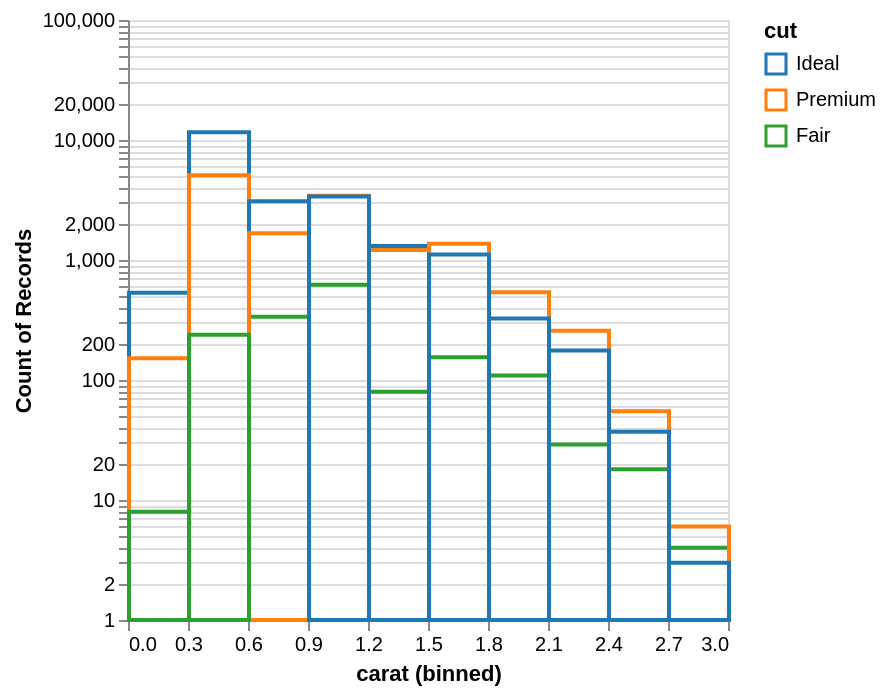

The code cell stored with this chart in its notebook:
### Code cell
alt.Chart(data_sel).mark_bar(
    opacity=1.,
    binSpacing=0,
    filled=False,
    strokeWidth=2
).encode(
    alt.X('carat').bin(step=3/10,extent=[0,3]),
    alt.Y('count()').stack(None).scale(type="log"),
    alt.Color("cut").scale(scheme="category10")
)
# note here also the difficulty of distinguishing the lines when all the vertical steps coincide
# however: different bin specs will also look horribly

### Figure 1 — Vega specification as saved in the notebook (floating-point values rounded to 4 significant figures)
{"$schema": "https://vega.github.io/schema/vega/v5.json", "data": [{"name": "source_0"}, {"name": "data_0", "values": [{"__count": 534, "bin_step_0_3_extent_0_3_carat": 0.0, "bin_step_0_3_extent_0_3_carat_end": 0.3, "cut": "Ideal"}, {"__count": 152, "bin_step_0_3_extent_0_3_carat": 0.0, "bin_step_0_3_extent_0_3_carat_end": 0.3, "cut": "Premium"}, {"__count": 8, "bin_step_0_3_extent_0_3_carat": 0.0, "bin_step_0_3_extent_0_3_carat_end": 0.3, "cut": "Fair"}, {"__count": 11577, "bin_step_0_3_extent_0_3_carat": 0.3, "bin_step_0_3_extent_0_3_carat_end": 0.6, "cut": "Ideal"}, {"__count": 5093, "bin_step_0_3_extent_0_3_carat": 0.3, "bin_step_0_3_extent_0_3_carat_end": 0.6, "cut": "Premium"}, {"__count": 3088, "bin_step_0_3_extent_0_3_carat": 0.6, "bin_step_0_3_extent_0_3_carat_end": 0.9, "cut": "Ideal"}, {"__count": 336, "bin_step_0_3_extent_0_3_carat": 0.6, "bin_step_0_3_extent_0_3_carat_end": 0.9, "cut": "Fair"}, {"__count": 623, "bin_step_0_3_extent_0_3_carat": 0.9, "bin_step_0_3_extent_0_3_carat_end": 1.2, "cut": "Fair"}, {"__count": 1668, "bin_step_0_3_extent_0_3_carat": 0.6, "bin_step_0_3_extent_0_3_carat_end": 0.9, "cut": "Premium"}, {"__count": 3425, "bin_step_0_3_extent_0_3_carat": 0.9, "bin_step_0_3_extent_0_3_carat_end": 1.2, "cut": "Premium"}, {"__count": 3390, "bin_step_0_3_extent_0_3_carat": 0.9, "bin_step_0_3_extent_0_3_carat_end": 1.2, "cut": "Ideal"}, {"__count": 238, "bin_step_0_3_extent_0_3_carat": 0.3, "bin_step_0_3_extent_0_3_carat_end": 0.6, "cut": "Fair"}, {"__count": 80, "bin_step_0_3_extent_0_3_carat": 1.2, "bin_step_0_3_extent_0_3_carat_end": 1.5, "cut": "Fair"}, {"__count": 1214, "bin_step_0_3_extent_0_3_carat": 1.2, "bin_step_0_3_extent_0_3_carat_end": 1.5, "cut": "Premium"}, {"__count": 155, "bin_step_0_3_extent_0_3_carat": 1.5, "bin_step_0_3_extent_0_3_carat_end": 1.8, "cut": "Fair"}, {"__count": 1306, "bin_step_0_3_extent_0_3_carat": 1.2, "bin_step_0_3_extent_0_3_carat_end": 1.5, "cut": "Ideal"}, {"__count": 1369, "bin_step_0_3_extent_0_3_carat": 1.5, "bin_step_0_3_extent_0_3_carat_end": 1.8, "cut": "Premium"}, {"__count": 539, "bin_step_0_3_extent_0_3_carat": 1.8, "bin_step_0_3_extent_0_3_carat_end": 2.1, "cut": "Premium"}, {"__count": 109, "bin_step_0_3_extent_0_3_carat": 1.8, "bin_step_0_3_extent_0_3_carat_end": 2.1, "cut": "Fair"}, {"__count": 1111, "bin_step_0_3_extent_0_3_carat": 1.5, "bin_step_0_3_extent_0_3_carat_end": 1.8, "cut": "Ideal"}, {"__count": 29, "bin_step_0_3_extent_0_3_carat": 2.1, "bin_step_0_3_extent_0_3_carat_end": 2.4, "cut": "Fair"}, {"__count": 18, "bin_step_0_3_extent_0_3_carat": 2.4, "bin_step_0_3_extent_0_3_carat_end": 2.7, "cut": "Fair"}, {"__count": 257, "bin_step_0_3_extent_0_3_carat": 2.1, "bin_step_0_3_extent_0_3_carat_end": 2.4, "cut": "Premium"}, {"__count": 4, "bin_step_0_3_extent_0_3_carat": 2.7, "bin_step_0_3_extent_0_3_carat_end": 3.0, "cut": "Fair"}, {"__count": 325, "bin_step_0_3_extent_0_3_carat": 1.8, "bin_step_0_3_extent_0_3_carat_end": 2.1, "cut": "Ideal"}, {"__count": 55, "bin_step_0_3_extent_0_3_carat": 2.4, "bin_step_0_3_extent_0_3_carat_end": 2.7, "cut": "Premium"}, {"__count": 176, "bin_step_0_3_extent_0_3_carat": 2.1, "bin_step_0_3_extent_0_3_carat_end": 2.4, "cut": "Ideal"}, {"__count": 6, "bin_step_0_3_extent_0_3_carat": 2.7, "bin_step_0_3_extent_0_3_carat_end": 3.0, "cut": "Premium"}, {"__count": 3, "bin_step_0_3_extent_0_3_carat": 2.7, "bin_step_0_3_extent_0_3_carat_end": 3.0, "cut": "Ideal"}, {"__count": 37, "bin_step_0_3_extent_0_3_carat": 2.4, "bin_step_0_3_extent_0_3_carat_end": 2.7, "cut": "Ideal"}]}, {"name": "source_0_color_domain_cut", "values": [{"cut": "Ideal", "sort_field": 5.0}, {"cut": "Premium", "sort_field": 5.0}, {"cut": "Fair", "sort_field": 5.0}]}], "signals": [{"name": "bin_step_0_3_extent_0_3_carat_bins", "value": {"fields": ["carat"], "fname": "bin_carat", "start": 0.0, "step": 0.3, "stop": 3.0}}], "marks": [{"type": "rect", "name": "marks", "from": {"data": "data_0"}, "encode": {"update": {"y2": {"signal": "scale('y', domain('y')[0])"}, "fill": {"value": "transparent"}, "strokeWidth": {"value": 2}, "stroke": {"field": "cut", "scale": "color"}, "opacity": {"value": 1}, "x2": {"field": "bin_step_0_3_extent_0_3_carat", "scale": "x", "offset": {"signal": "0.5 + (abs(scale(\"x\", datum[\"bin_step_0_3_extent_0_3_carat_end\"]) - scale(\"x\", datum[\"bin_step_0_3_extent_0_3_carat\"])) < 0.25 ? -0.5 * (0.25 - (abs(scale(\"x\", datum[\"bin_step_0_3_extent_0_3_carat_end\"]) - scale(\"x\", datum[\"bin_step_0_3_extent_0_3_carat\"])))) : 0)"}}, "x": {"field": "bin_step_0_3_extent_0_3_carat_end", "scale": "x", "offset": {"signal": "0.5 + (abs(scale(\"x\", datum[\"bin_step_0_3_extent_0_3_carat_end\"]) - scale(\"x\", datum[\"bin_step_0_3_extent_0_3_carat\"])) < 0.25 ? 0.5 * (0.25 - (abs(scale(\"x\", datum[\"bin_step_0_3_extent_0_3_carat_end\"]) - scale(\"x\", datum[\"bin_step_0_3_extent_0_3_carat\"])))) : 0)"}}, "y": {"field": "__count", "scale": "y"}}}, "style": ["bar"]}], "scales": [{"name": "x", "type": "linear", "domain": {"signal": "[bin_step_0_3_extent_0_3_carat_bins.start, bin_step_0_3_extent_0_3_carat_bins.stop]"}, "range": [0, {"signal": "width"}], "bins": {"signal": "bin_step_0_3_extent_0_3_carat_bins"}, "zero": false}, {"name": "y", "type": "log", "domain": {"data": "data_0", "field": "__count"}, "range": [{"signal": "height"}, 0], "nice": true}, {"name": "color", "type": "ordinal", "domain": {"data": "source_0_color_domain_cut", "field": "cut", "sort": {"op": "max", "field": "sort_field"}}, "range": {"scheme": "category10"}, "interpolate": "hcl"}], "axes": [{"scale": "y", "orient": "left", "aria": false, "minExtent": 0, "zindex": 0, "grid": true, "domain": false, "ticks": false, "gridScale": "x", "maxExtent": 0, "labels": false}, {"scale": "x", "labelOverlap": true, "tickCount": {"signal": "ceil(width/10)"}, "zindex": 0, "orient": "bottom", "title": "carat (binned)", "labelFlush": true, "grid": false}, {"scale": "y", "labelOverlap": "greedy", "orient": "left", "zindex": 0, "title": "Count of Records", "grid": false}], "width": 300, "background": "white", "style": "cell", "padding": 5, "legends": [{"stroke": "color", "symbolType": "square", "title": "cut", "encode": {"symbols": {"update": {"fill": {"value": "transparent"}, "opacity": {"value": 1}}}}}], "height": 300}
